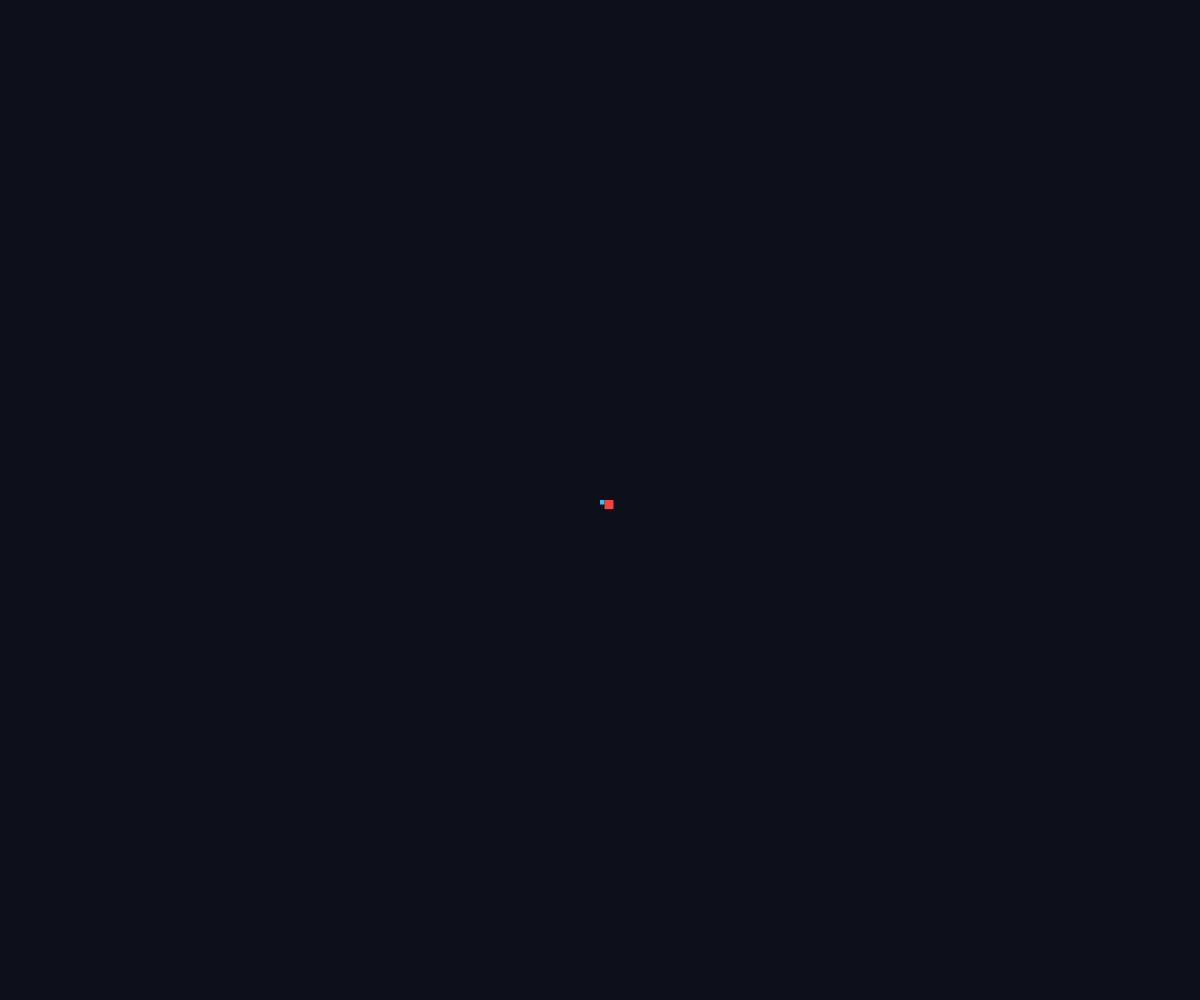
Frame 1 (no input)
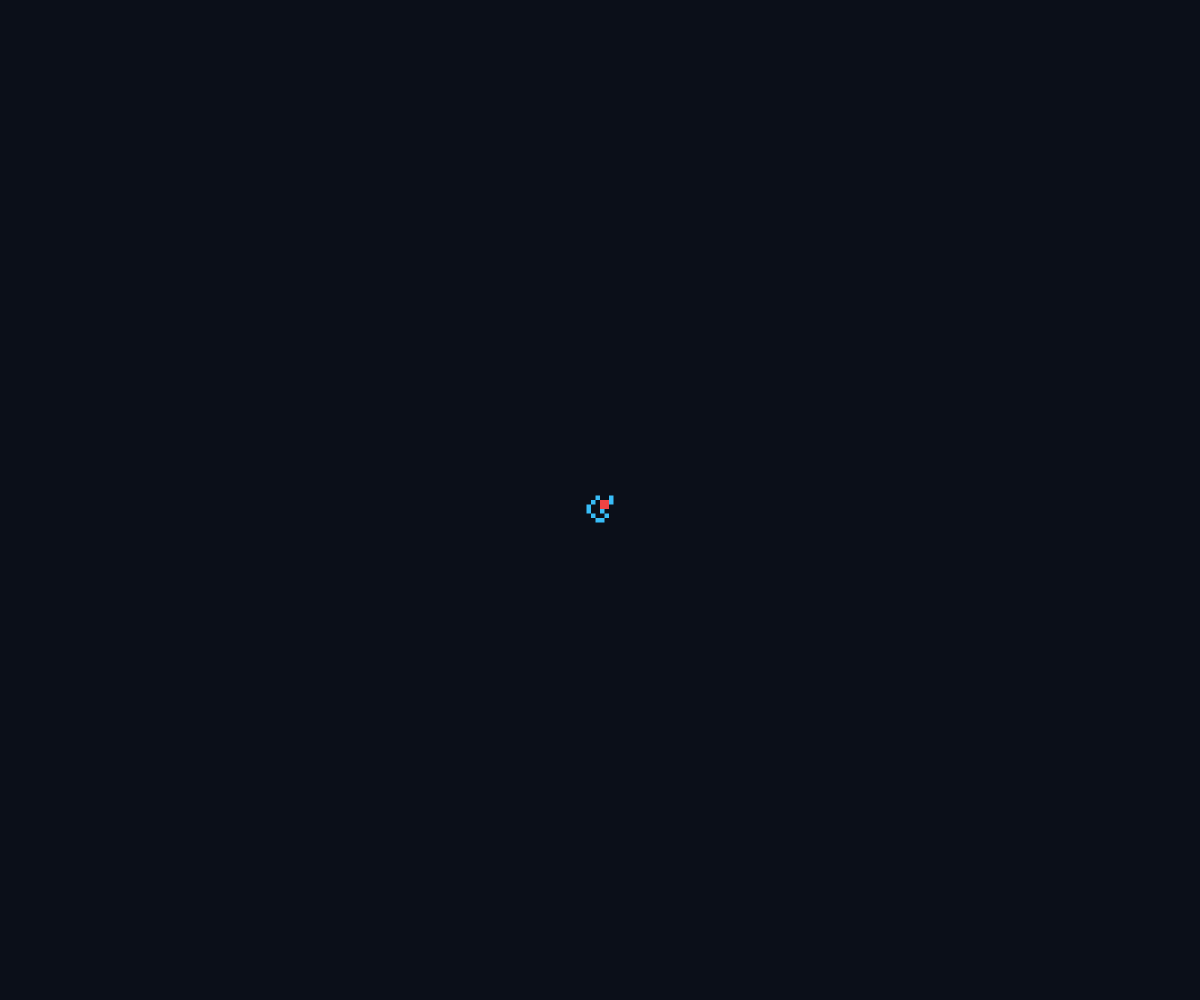
Frame 60 (no input)
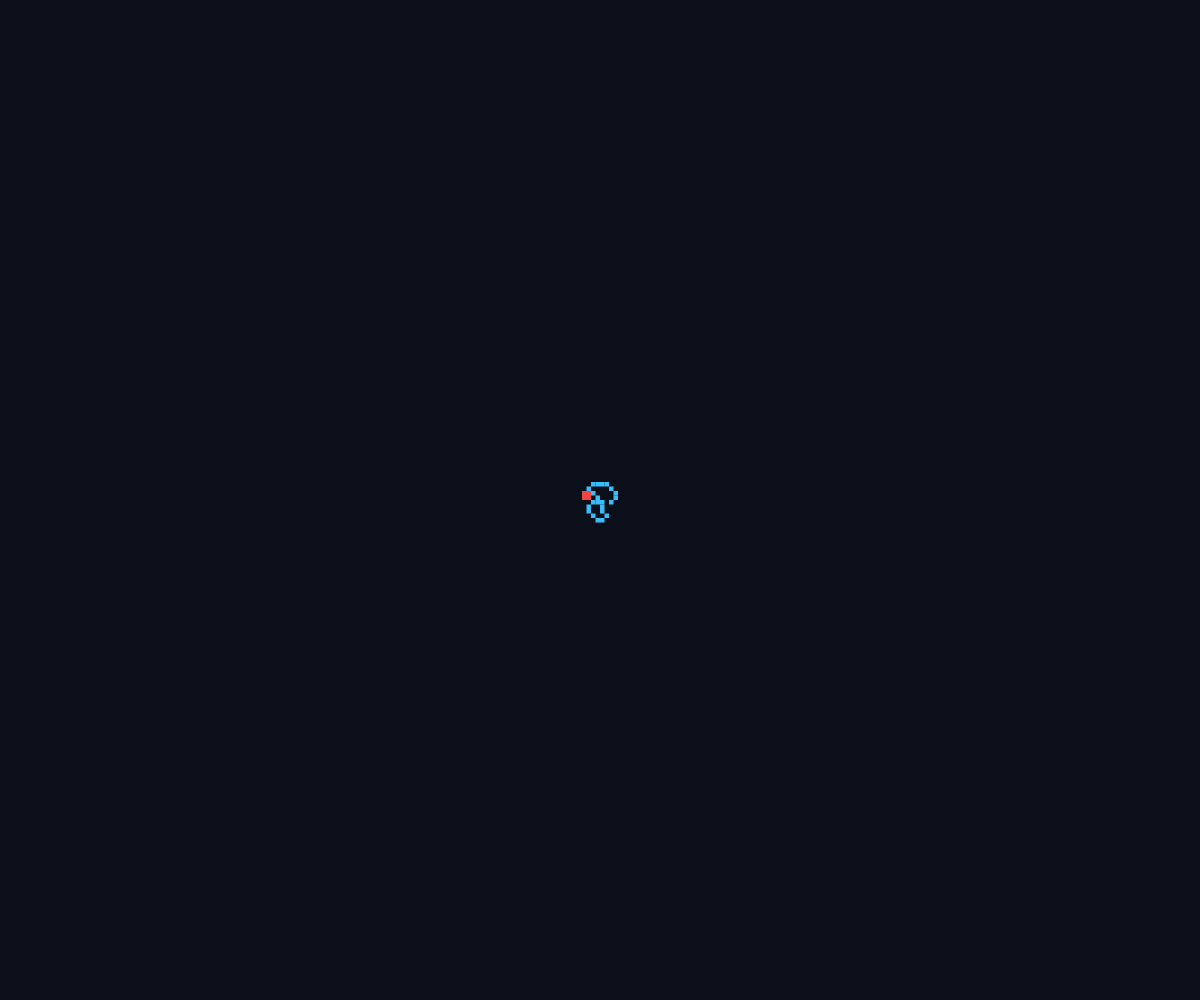
Frame 120 (the mouse pressed at the canvas centre since frame 60)

The p5.js sketch that drew these frames (run headless with seeded random() and noise() and a simulated clock; from frame 60 on, the mouse is pressed at the canvas centre):

// p5.js sketch
// ── sketch.js
/**
 * Busy Beaver (Castor Affairé) - Turing Machine Simulator
 * Ported to p5.js from Processing sketch by Philippe Guglielmetti (Dr. Goulu)
 */

const TAPE_SIZE = 4000;
let tape = new Uint8Array(TAPE_SIZE);
let headPos = Math.floor(TAPE_SIZE / 2);
let state = 'A';
let steps = 0;
let onesCount = 0;
let currentBB = 'turmite';
let isHalted = false;
let isPaused = false;
let stepsPerFrame = 1;
let viewMode = 'spacetime';

// 2D Turmite support
let grid2D = null;
let gridW = 200;
let gridH = 200;
let turmiteX = 100;
let turmiteY = 100;
let turmiteDir = 0; // 0=North, 1=East, 2=South, 3=West
let turmiteState = 0;

let historyRows = [];
const MAX_HISTORY = 700;

function setup() {
  const canvas = createCanvas(windowWidth, windowHeight);

  const container = document.getElementById('sketch-container');
  if (container) {
    canvas.parent(container);
  }

  resetMachine(currentBB);
  setupUI();
}

function resetMachine(bb) {
  currentBB = bb;
  tape = new Uint8Array(TAPE_SIZE);
  headPos = Math.floor(TAPE_SIZE / 2);
  state = 'A';
  steps = 0;
  onesCount = 0;
  isHalted = false;
  historyRows = [];

  if (currentBB === 'turmite') {
    grid2D = new Uint8Array(gridW * gridH);
    turmiteX = Math.floor(gridW / 2);
    turmiteY = Math.floor(gridH / 2);
    turmiteDir = 0;
    turmiteState = 0;
  }

  background(11, 15, 25);
  updateHud();
}

function step1D() {
  if (isHalted) return;

  const symbol = tape[headPos];
  let writeVal = 0;
  let move = 0;
  let nextState = 'H';

  if (currentBB === '2') {
    // BB(2): 6 steps, 4 ones
    if (state === 'A') {
      if (symbol === 0) { writeVal = 1; move = 1; nextState = 'B'; }
      else              { writeVal = 1; move = -1; nextState = 'B'; }
    } else if (state === 'B') {
      if (symbol === 0) { writeVal = 1; move = -1; nextState = 'A'; }
      else              { writeVal = 1; move = 1; nextState = 'H'; }
    }
  } else if (currentBB === '3') {
    // BB(3): 21 steps, 6 ones
    if (state === 'A') {
      if (symbol === 0) { writeVal = 1; move = 1; nextState = 'B'; }
      else              { writeVal = 1; move = 1; nextState = 'H'; }
    } else if (state === 'B') {
      if (symbol === 0) { writeVal = 0; move = 1; nextState = 'C'; }
      else              { writeVal = 1; move = 1; nextState = 'B'; }
    } else if (state === 'C') {
      if (symbol === 0) { writeVal = 1; move = -1; nextState = 'C'; }
      else              { writeVal = 1; move = -1; nextState = 'A'; }
    }
  } else if (currentBB === '4') {
    // BB(4): 107 steps, 13 ones
    if (state === 'A') {
      if (symbol === 0) { writeVal = 1; move = 1; nextState = 'B'; }
      else              { writeVal = 1; move = -1; nextState = 'B'; }
    } else if (state === 'B') {
      if (symbol === 0) { writeVal = 1; move = -1; nextState = 'A'; }
      else              { writeVal = 0; move = -1; nextState = 'C'; }
    } else if (state === 'C') {
      if (symbol === 0) { writeVal = 1; move = 1; nextState = 'H'; }
      else              { writeVal = 1; move = -1; nextState = 'D'; }
    } else if (state === 'D') {
      if (symbol === 0) { writeVal = 1; move = 1; nextState = 'D'; }
      else              { writeVal = 0; move = 1; nextState = 'A'; }
    }
  } else if (currentBB === '5') {
    // BB(5) Champion: 47,176,870 steps, 4098 ones
    if (state === 'A') {
      if (symbol === 0) { writeVal = 1; move = 1; nextState = 'B'; }
      else              { writeVal = 1; move = -1; nextState = 'C'; }
    } else if (state === 'B') {
      if (symbol === 0) { writeVal = 1; move = 1; nextState = 'C'; }
      else              { writeVal = 1; move = 1; nextState = 'B'; }
    } else if (state === 'C') {
      if (symbol === 0) { writeVal = 1; move = 1; nextState = 'D'; }
      else              { writeVal = 0; move = -1; nextState = 'E'; }
    } else if (state === 'D') {
      if (symbol === 0) { writeVal = 1; move = -1; nextState = 'A'; }
      else              { writeVal = 1; move = -1; nextState = 'D'; }
    } else if (state === 'E') {
      if (symbol === 0) { writeVal = 1; move = 1; nextState = 'H'; }
      else              { writeVal = 0; move = -1; nextState = 'A'; }
    }
  }

  // Update counts
  if (tape[headPos] === 0 && writeVal === 1) onesCount++;
  if (tape[headPos] === 1 && writeVal === 0) onesCount--;
  tape[headPos] = writeVal;

  headPos += move;
  if (headPos < 0) headPos = 0;
  if (headPos >= TAPE_SIZE) headPos = TAPE_SIZE - 1;

  state = nextState;
  steps++;
  if (state === 'H') isHalted = true;

  // Snapshot active region for space-time diagram
  if (viewMode === 'spacetime' && steps % Math.max(1, Math.floor(stepsPerFrame / 10)) === 0) {
    const activeSpan = 160;
    const start = Math.max(0, headPos - activeSpan);
    const end = Math.min(TAPE_SIZE, headPos + activeSpan);
    const onesPositions = [];
    for (let k = start; k < end; k++) {
      if (tape[k] === 1) onesPositions.push(k - TAPE_SIZE / 2);
    }
    historyRows.push({
      step: steps,
      head: headPos - TAPE_SIZE / 2,
      ones: onesPositions
    });
    if (historyRows.length > MAX_HISTORY) historyRows.shift();
  }
}

function stepTurmite() {
  if (isHalted) return;
  const idx = turmiteY * gridW + turmiteX;
  const val = grid2D[idx];

  // Langton / Turmite spiral rule
  if (val === 0) {
    turmiteDir = (turmiteDir + 1) % 4; // Turn Right
    grid2D[idx] = 1;
    onesCount++;
  } else {
    turmiteDir = (turmiteDir + 3) % 4; // Turn Left
    grid2D[idx] = 0;
    onesCount--;
  }

  if (turmiteDir === 0) turmiteY--;
  else if (turmiteDir === 1) turmiteX++;
  else if (turmiteDir === 2) turmiteY++;
  else if (turmiteDir === 3) turmiteX--;

  // Wrap around
  if (turmiteX < 0) turmiteX = gridW - 1;
  if (turmiteX >= gridW) turmiteX = 0;
  if (turmiteY < 0) turmiteY = gridH - 1;
  if (turmiteY >= gridH) turmiteY = 0;

  steps++;
}

function draw() {
  if (!isPaused && !isHalted) {
    for (let s = 0; s < stepsPerFrame; s++) {
      if (isHalted) break;
      if (currentBB === 'turmite') stepTurmite();
      else step1D();
    }
  }

  background(11, 15, 25);

  if (currentBB === 'turmite') {
    drawTurmite2D();
  } else if (viewMode === 'spacetime') {
    drawSpaceTime();
  } else {
    drawTapeView();
  }

  updateHud();
}

function drawSpaceTime() {
  push();
  translate(width / 2, 80);

  const rowHeight = Math.max(1, (height - 120) / MAX_HISTORY);
  const cellScale = 2.5;

  noStroke();
  for (let r = 0; r < historyRows.length; r++) {
    const rowData = historyRows[r];
    const y = r * rowHeight;

    // Draw active ones
    fill(56, 189, 248, 200);
    for (const pos of rowData.ones) {
      rect(pos * cellScale, y, cellScale, Math.max(1, rowHeight));
    }

    // Draw head position in red
    fill(239, 68, 68);
    rect(rowData.head * cellScale, y, cellScale * 1.5, Math.max(1, rowHeight));
  }
  pop();
}

function drawTapeView() {
  push();
  translate(width / 2, height / 2);

  const cellWidth = 32;
  const visibleCells = Math.floor(width / cellWidth) + 4;
  const startIdx = headPos - Math.floor(visibleCells / 2);

  // Draw Tape Cells
  for (let i = 0; i < visibleCells; i++) {
    const tapeIdx = startIdx + i;
    if (tapeIdx < 0 || tapeIdx >= TAPE_SIZE) continue;

    const x = (i - Math.floor(visibleCells / 2)) * cellWidth;
    const isHead = tapeIdx === headPos;

    stroke(255, 255, 255, 30);
    strokeWeight(1);
    fill(tape[tapeIdx] === 1 ? color(56, 189, 248, 180) : color(20, 27, 45));
    rect(x - cellWidth / 2, -cellWidth / 2, cellWidth, cellWidth, 4);

    // Cell value
    fill(tape[tapeIdx] === 1 ? 255 : 100);
    noStroke();
    textSize(14);
    textAlign(CENTER, CENTER);
    text(tape[tapeIdx], x, 0);

    // Tape index label
    textSize(9);
    fill(100, 116, 139);
    text(tapeIdx - TAPE_SIZE / 2, x, cellWidth / 2 + 14);
  }

  // Draw Head Indicator Arrow
  fill(239, 68, 68);
  noStroke();
  triangle(0, -cellWidth / 2 - 6, -8, -cellWidth / 2 - 20, 8, -cellWidth / 2 - 20);

  fill(241, 245, 249);
  textSize(16);
  textAlign(CENTER, BOTTOM);
  text(`État : ${state}`, 0, -cellWidth / 2 - 24);

  pop();
}

function drawTurmite2D() {
  push();
  const cellSize = Math.min(width / gridW, height / gridH) * 0.9;
  translate((width - gridW * cellSize) / 2, (height - gridH * cellSize) / 2);

  noStroke();
  for (let y = 0; y < gridH; y++) {
    for (let x = 0; x < gridW; x++) {
      if (grid2D[y * gridW + x] === 1) {
        fill(56, 189, 248);
        rect(x * cellSize, y * cellSize, cellSize, cellSize);
      }
    }
  }

  // Head
  fill(239, 68, 68);
  rect(turmiteX * cellSize, turmiteY * cellSize, cellSize * 2, cellSize * 2);
  pop();
}

function updateHud() {
  const stateEl = document.getElementById('hud-state');
  const stepsEl = document.getElementById('hud-steps');
  const onesEl = document.getElementById('hud-ones');
  const statusEl = document.getElementById('hud-status');

  if (stateEl) stateEl.textContent = state;
  if (stepsEl) stepsEl.textContent = steps.toLocaleString();
  if (onesEl) onesEl.textContent = onesCount.toLocaleString();
  if (statusEl) {
    statusEl.textContent = isHalted ? 'ARRÊTÉ (HALT)' : (isPaused ? 'EN PAUSE' : 'EN COURS');
    statusEl.style.color = isHalted ? '#10b981' : (isPaused ? '#f59e0b' : '#38bdf8');
  }
}

function setupUI() {
  const machineSelect = document.getElementById('machine-select');
  const speedSlider = document.getElementById('speed-slider');
  const speedVal = document.getElementById('speed-val');
  const viewSelect = document.getElementById('view-select');
  const pauseBtn = document.getElementById('pause-btn');
  const stepBtn = document.getElementById('step-btn');
  const resetBtn = document.getElementById('reset-btn');

  if (machineSelect) {
    machineSelect.addEventListener('change', (e) => resetMachine(e.target.value));
  }

  if (speedSlider) {
    speedSlider.addEventListener('input', (e) => {
      stepsPerFrame = parseInt(e.target.value, 10);
      if (speedVal) speedVal.textContent = stepsPerFrame;
    });
  }

  if (viewSelect) {
    viewSelect.addEventListener('change', (e) => {
      viewMode = e.target.value;
    });
  }

  if (pauseBtn) {
    pauseBtn.addEventListener('click', () => {
      isPaused = !isPaused;
      pauseBtn.textContent = isPaused ? '▶ Reprendre' : '⏸ Pause';
      updateHud();
    });
  }

  if (stepBtn) {
    stepBtn.addEventListener('click', () => {
      isPaused = true;
      if (pauseBtn) pauseBtn.textContent = '▶ Reprendre';
      if (currentBB === 'turmite') stepTurmite();
      else step1D();
      updateHud();
    });
  }

  if (resetBtn) {
    resetBtn.addEventListener('click', () => {
      resetMachine(currentBB);
    });
  }
}

function windowResized() {
  resizeCanvas(windowWidth, windowHeight);
}

// ── style.css
html, body {
  margin: 0;
  padding: 0;
  overflow: hidden;
  background-color: #0b0f19;
  height: 100vh;
  width: 100vw;
  font-family: -apple-system, BlinkMacSystemFont, 'Segoe UI', Roboto, Helvetica, Arial, sans-serif;
  color: #fff;
  user-select: none;
}

#sketch-container {
  position: absolute;
  top: 0;
  left: 0;
  width: 100vw;
  height: 100vh;
  z-index: 1;
}

canvas {
  display: block;
}

.controls-overlay {
  position: absolute;
  top: 1.5rem;
  left: 1.5rem;
  z-index: 10;
  background: rgba(15, 23, 42, 0.88);
  backdrop-filter: blur(14px);
  -webkit-backdrop-filter: blur(14px);
  padding: 1.25rem 1.4rem;
  border-radius: 14px;
  border: 1px solid rgba(255, 255, 255, 0.12);
  box-shadow: 0 12px 40px rgba(0, 0, 0, 0.6);
  width: 330px;
  max-width: calc(100vw - 3rem);
}

.title-bar {
  display: flex;
  justify-content: space-between;
  align-items: center;
  margin-bottom: 0.25rem;
}

.title-bar h1 {
  margin: 0;
  font-size: 1.15rem;
  font-weight: 600;
  background: linear-gradient(135deg, #38bdf8, #818cf8);
  -webkit-background-clip: text;
  -webkit-text-fill-color: transparent;
}

.author-note {
  font-size: 0.75rem;
  color: #94a3b8;
  margin-bottom: 1rem;
}

.back-link {
  color: #94a3b8;
  text-decoration: none;
  font-size: 0.85rem;
  transition: color 0.2s ease;
}

.back-link:hover {
  color: #f1f5f9;
}

.control-grid {
  display: flex;
  flex-direction: column;
  gap: 0.75rem;
  margin-bottom: 1.1rem;
}

label {
  display: flex;
  flex-direction: column;
  gap: 0.3rem;
  font-size: 0.8rem;
  color: #cbd5e1;
}

label span {
  display: flex;
  justify-content: space-between;
}

input[type="range"] {
  width: 100%;
  accent-color: #38bdf8;
  cursor: pointer;
}

select {
  background: rgba(255, 255, 255, 0.08);
  color: #e2e8f0;
  border: 1px solid rgba(255, 255, 255, 0.2);
  padding: 0.35rem 0.6rem;
  border-radius: 6px;
  font-size: 0.8rem;
  outline: none;
  cursor: pointer;
}

select option {
  background: #0f172a;
  color: #fff;
}

.button-group {
  display: flex;
  gap: 0.4rem;
  margin-bottom: 0.75rem;
}

button {
  flex: 1;
  background: rgba(255, 255, 255, 0.08);
  color: #e2e8f0;
  border: 1px solid rgba(255, 255, 255, 0.15);
  padding: 0.45rem 0.5rem;
  border-radius: 8px;
  font-size: 0.78rem;
  cursor: pointer;
  transition: all 0.2s ease;
  white-space: nowrap;
}

button:hover {
  background: rgba(255, 255, 255, 0.2);
  border-color: rgba(255, 255, 255, 0.3);
}

button.action-btn {
  background: rgba(56, 189, 248, 0.18);
  border-color: rgba(56, 189, 248, 0.4);
  color: #38bdf8;
}

.info-hud {
  position: absolute;
  bottom: 1.5rem;
  right: 1.5rem;
  z-index: 10;
  background: rgba(10, 16, 32, 0.82);
  backdrop-filter: blur(10px);
  -webkit-backdrop-filter: blur(10px);
  padding: 0.85rem 1.1rem;
  border-radius: 12px;
  border: 1px solid rgba(255, 255, 255, 0.1);
  font-family: 'JetBrains Mono', monospace;
  font-size: 0.78rem;
  color: #94a3b8;
  line-height: 1.6;
}

.info-hud span.val {
  color: #38bdf8;
  font-weight: 600;
}
